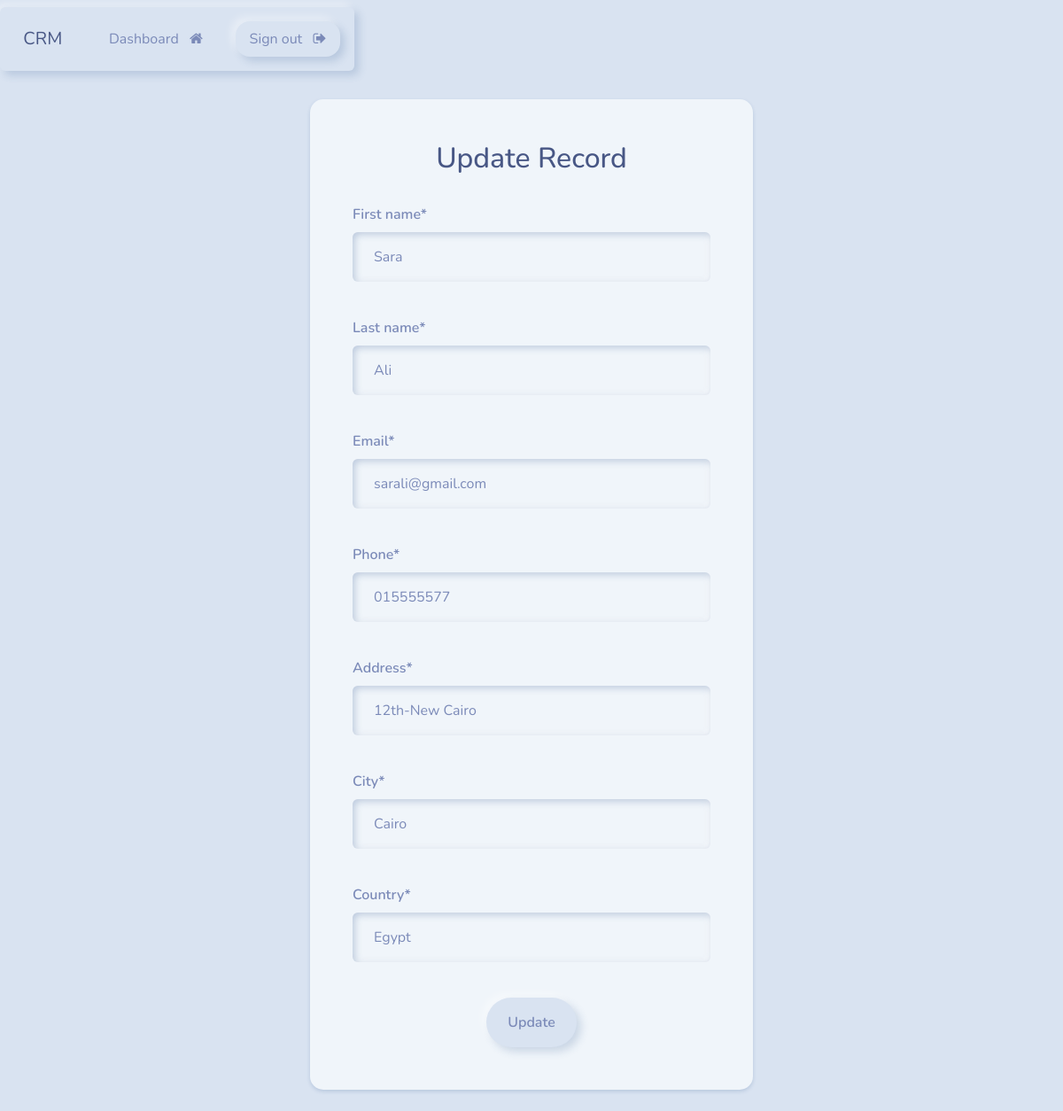
The app's page /update-record/1 (signed in) with its own data.
### webapp/models.py (models this page shows, shortened)
class Record(models.Model):
    creation_date = models.DateTimeField(auto_now_add=True)
    first_name = models.CharField(max_length=255)
    last_name = models.CharField(max_length=255)
    email = models.CharField(max_length=255)  # Corrected parameter name
    phone = models.CharField(max_length=20)
    address = models.CharField(max_length=300)
    city = models.CharField(max_length=255)
    country = models.CharField(max_length=255)

### webapp/views.py (the view)
# urls.py: path('update-record/<int:pk>', views.update_record, name="update-record"),
@login_required(login_url='my-login')
def update_record(request, pk):
 record = Record.objects.get(id=pk)
 form = UpdateRecordForm(instance=record)
 if request.method == 'POST':
     form = UpdateRecordForm(request.POST, instance=record)
     if form.is_valid():
         form.save()
         messages.success(request,"Your record was update successfully!")
         return redirect("dashboard")
 context = {'form':form}
 return render(request, 'webapp/update-record.html', context=context)

### webapp/forms.py
class UpdateRecordForm(forms.ModelForm):
    class Meta:
        model = Record
        fields = ['first_name', 'last_name', 'email', 'phone', 'address', 'city', 'country']

### webapp/templates/webapp/update-record.html (shortened to what this page needs)
{% extends 'webapp/base.html' %}
{% load crispy_forms_tags %}
{% block content %}
<body>
    <div class="container bg-light shadow-sm p-5 form-layout">
        <div class="text-center">
            <h2>Update Record </h2>
        </div>
        <form method="POST" autocomplete="off">
            {{form.first_name|as_crispy_field}}
            <br>
            {{form.last_name|as_crispy_field}}
            <br>
            {{form.email|as_crispy_field}}
            <br>
            {{form.phone|as_crispy_field}}
            <br>
            {{form.address|as_crispy_field}}
            <br>
            {{form.city|as_crispy_field}}
            <br>
            {{form.country|as_crispy_field}}
            <br>
            <div class="text-center">
                <button type="submit" class="btn btn-success">Update</button>
            </div>
        </form>
    </div>
    <br>
</body>
{% endblock %}

### static/css/styles.css (style rules this page uses)
.form-layout { border-radius: 15px; width: 500px; }

### records on screen
Record: first_name "Sara", last_name "Ali", email "sarali@gmail.com", phone "015555577", address "12th-New Cairo", city "Cairo", country "Egypt"
